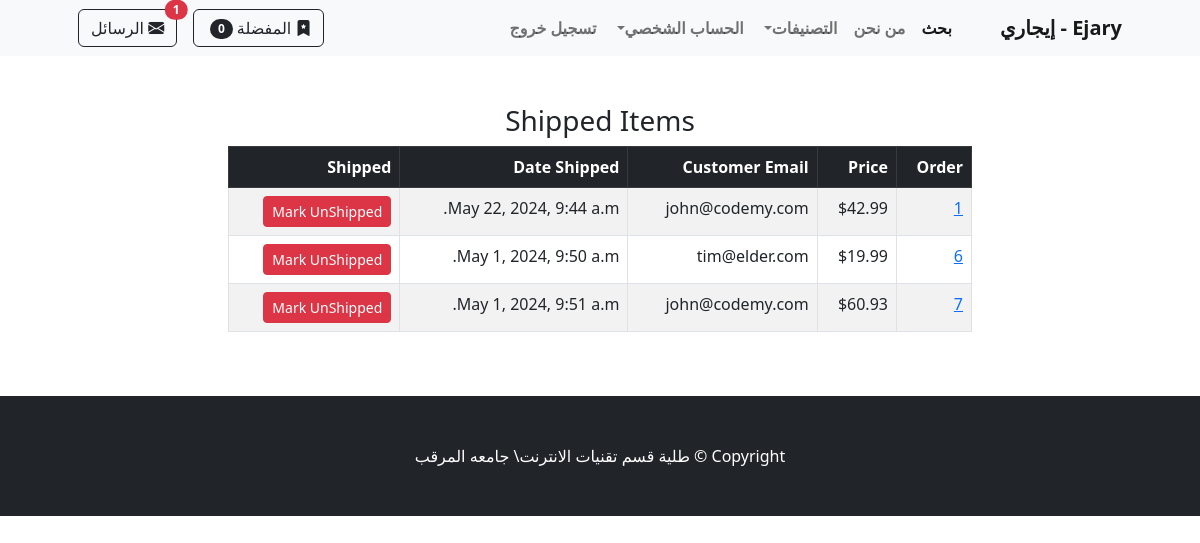
/payment/shipped_dash (signed in), run on the app's committed database.
### payment/models.py (models this page shows, shortened)
class Order(models.Model):
	user = models.ForeignKey(User, on_delete=models.CASCADE, null=True, blank=True)
	full_name = models.CharField(max_length=250)
	email = models.EmailField(max_length=250)
	shipping_address = models.TextField(max_length=15000)
	amount_paid = models.DecimalField(max_digits=7, decimal_places=2)
	date_ordered = models.DateTimeField(auto_now_add=True)
	shipped = models.BooleanField(default=False)
	date_shipped = models.DateTimeField(blank=True, null=True)

### payment/views.py (the view, shortened to what this page needs)
# urls.py: path('shipped_dash', views.shipped_dash, name="shipped_dash"),
def shipped_dash(request):
	if request.user.is_authenticated and request.user.is_superuser:
		orders = Order.objects.filter(shipped=True)
		return render(request, "payment/shipped_dash.html", {"orders":orders})
	else:
		messages.success(request, "Access Denied")
		return redirect('home')

### cart/cart.py (called while the page is built)
	def __len__(self):
		return len(self.cart)

### cart/context_processors.py (called while the page is built)
def cart(request):
	return {'cart': Cart(request)}

### store/views.py (called while the page is built)
def categories_processor(request):
    return {
        'categories': Category.objects.all()
    }

def base_context(request):
    if request.user.is_authenticated:
        unread_count = ChatMessage.objects.filter(receiver=request.user, is_read=False).count()
    else:
        unread_count = 0
    return {'unread_count': unread_count}

### payment/templates/payment/shipped_dash.html (shortened to what this page needs)
{% extends 'base.html' %}
{% block content %}
        <div class="container">
        	<div class="row">
        		<center>
        			<div class="col-8">
        				<br/><br/>
<h3>Shipped Items</h3>
<table class="table table-striped table-hover table-bordered">
  <thead class="table-dark">
    <tr>
      <th scope="col">Order</th>
      <th scope="col">Price</th>
      <th scope="col">Customer Email</th>
      <th scope="col">Date Shipped</th>
      <th scope="col">Shipped</th>
    </tr>
  </thead>
  <tbody>
    {% for item in orders %}
    <tr>
      <td><a href="{% url 'orders' item.id %}">{{ item.id }}</a></td>
      <td>${{ item.amount_paid }}</td>
      <td>{{ item.email }}</td>
      <td>{{ item.date_shipped }}</td>
       <td>
        <form method="POST">
          <button type="Submit" class="btn btn-danger btn-sm">Mark UnShipped</button>
        </form>
      </td>
    </tr>
    {% endfor %}
  </tbody>
</table>
<br/><br/>
        			</div>
        		</center>
        	</div>
        </div>
{% endblock %}

### data on the page
Order: id "1", amount_paid "42.99", email "john@codemy.com", date_shipped "May 22, 2024, 9:44 a.m."
Order: id "6", amount_paid "19.99", email "tim@elder.com", date_shipped "May 1, 2024, 9:50 a.m."
Order: id "7", amount_paid "60.93", email "john@codemy.com", date_shipped "May 1, 2024, 9:51 a.m."

### other printed values
{{ cart|length }} "0"
{{ unread_count }} "1"
